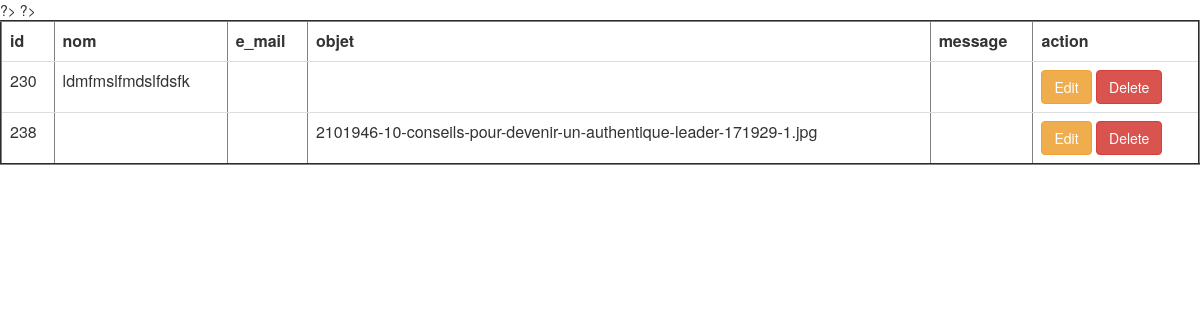
Screenshot of /conta/views/liste_contact.php with the database file from the repository.
### tables this page shows
CREATE TABLE `app` (
  `id` int(250) NOT NULL,
  `nom` varchar(50) NOT NULL,
  `email` varchar(250) NOT NULL,
  `objet` blob NOT NULL,
  `message` text NOT NULL
);

### conta/views/liste_contact.php (the view, shortened to what this page needs)
<html lang="en">
<head>
  <link rel="stylesheet" href="https://maxcdn.bootstrapcdn.com/bootstrap/3.4.1/css/bootstrap.min.css">
</head>
<body>
<div class="card_body">
<table class="table table border" border=2px solid >
   <tr>
    <th>id</th>
    <th>nom</th>
    <th>e_mail</th>
    <th>objet</th>
    <th>message</th>
    <th>action</th>
</tr>
<?php
     $pdo = new PDO('mysql:host=localhost;dbname=appel', 'root', '');
$sql='SELECT * FROM app';
            $statement= $pdo->prepare($sql);
            $statement->execute();
            $app= $statement->fetchAll(PDO::FETCH_OBJ);
?>
<?php
foreach ($app as $apps): ?>
<tr>
  <td> <?= $apps->id; ?> </td>
  <td> <?= $apps->nom; ?> </td>
  <td> <?= $apps->email; ?> </td>
  <td> <?= $apps->objet; ?> </td>
  <td> <?= $apps->message; ?> </td>
<td><a href="edit_contact.php?id=<?= $apps->id;?>" class ="btn btn-warning" type="submit">Edit</a>
 <a onclick="return confirm('Are you sure you want to delete this entry?')" href="delete_contact.php?id=<?= $apps->id;?>" class ="btn btn-danger" type="submit">Delete</a>
</td>
</tr>
<?php  endforeach;?>

### rows the page displays
app: id "230", nom "ldmfmslfmdslfdsfk"
app: id "238", objet "2101946-10-conseils-pour-devenir-un-authentique-leader-171929-1.jpg"
